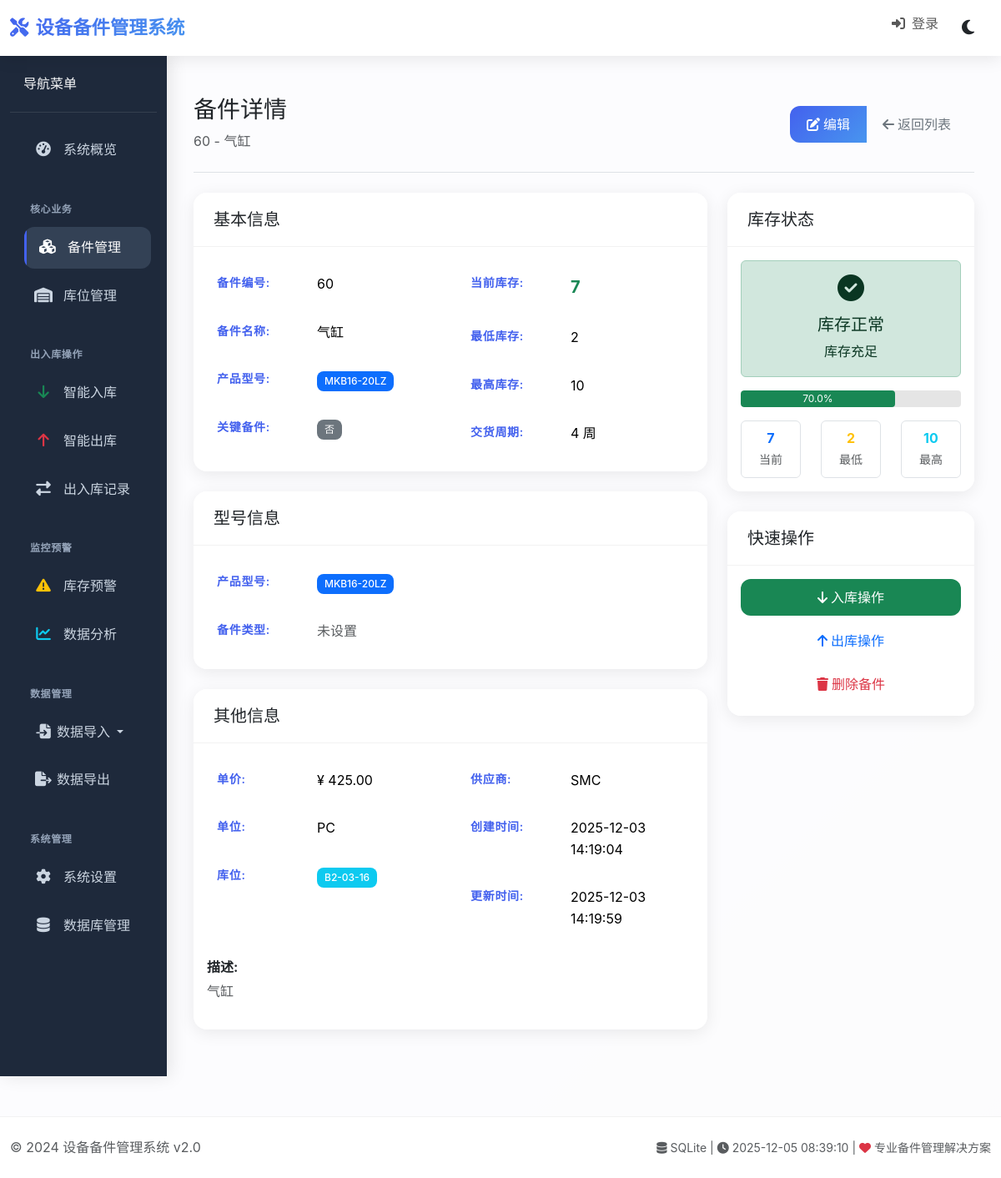
Screenshot of /part/1 with the database file from the repository.
### tables this page shows
CREATE TABLE spare_parts (
                id INTEGER PRIMARY KEY AUTOINCREMENT,
                part_no TEXT UNIQUE NOT NULL,
                name TEXT NOT NULL,
                type TEXT,
                product_model TEXT,
                current_stock INTEGER DEFAULT 0,
                min_stock INTEGER DEFAULT 0,
                max_stock INTEGER DEFAULT 0,
                key_part BOOLEAN DEFAULT FALSE,
                lt_weeks INTEGER DEFAULT 0,
                unit_price REAL DEFAULT 0.0,
                unit TEXT DEFAULT '个',
                location TEXT,
                supplier TEXT,
                description TEXT,
                created_date TIMESTAMP DEFAULT CURRENT_TIMESTAMP,
                updated_date TIMESTAMP DEFAULT CURRENT_TIMESTAMP,
                FOREIGN KEY (location) REFERENCES locations(location_code)
            );

### routes/parts_routes.py (the view)
    @app.route('/part/<int:part_id>')
    def part_detail(part_id):
        try:
            part = get_spare_part_by_id(part_id)
            if not part:
                flash('备件不存在', 'danger')
                return redirect(url_for('parts_list'))
            return render_template('part_detail.html', part=part)
        except Exception as e:
            app.logger.error(f"加载备件详情失败: {str(e)}")
            flash('加载备件详情失败', 'danger')
            return redirect(url_for('parts_list'))

### models/database.py (called while the page is built)
def get_spare_part_by_id(part_id):
    db_manager = DatabaseManager()
    with db_manager.get_connection() as conn:
        cursor = conn.execute('SELECT * FROM spare_parts WHERE id = ?', (part_id,))
        return cursor.fetchone()

    def _init_db(self):
        os.makedirs(os.path.dirname(self.db_path) if os.path.dirname(self.db_path) else '.', exist_ok=True)
        with self._get_raw_connection() as conn:
            conn.execute("PRAGMA foreign_keys = ON")
            conn.execute("PRAGMA journal_mode = WAL")
            conn.execute("PRAGMA synchronous = NORMAL")
            conn.execute("PRAGMA cache_size = 100000")
            conn.execute("PRAGMA temp_store = MEMORY")
            conn.execute("PRAGMA mmap_size = 268435456")
            conn.execute("PRAGMA page_size = 4096")
            conn.execute("PRAGMA busy_timeout = 10000")

    @contextmanager
    def _get_raw_connection(self):
        conn = None
        try:
            conn = sqlite3.connect(
                self.db_path,
                timeout=30.0,
                check_same_thread=False,
                isolation_level=None
            )
            conn.row_factory = sqlite3.Row
            yield conn
        finally:
            if conn:
                conn.close()

### templates/part_detail.html (shortened to what this page needs)
{% extends "base.html" %}
{% block content %}
<div class="d-flex justify-content-between flex-wrap flex-md-nowrap align-items-center pt-3 pb-4 mb-4 border-bottom">
    <div>
        <h1 class="h3 mb-2">备件详情</h1>
        <p class="text-muted mb-0">{{ part[1] }} - {{ part[2] }}</p>
    </div>
    <div class="btn-toolbar mb-2 mb-md-0">
        <div class="btn-group me-2">
            <a href="{{ url_for('edit_part', part_id=part[0]) }}" class="btn btn-primary">
                <i class="fas fa-edit me-1"></i>编辑
            </a>
            <a href="{{ url_for('parts_list') }}" class="btn btn-outline-secondary">
                <i class="fas fa-arrow-left me-1"></i>返回列表
            </a>
        </div>
    </div>
</div>
<div class="row">
    <div class="col-lg-8">
        <div class="card mb-4">
            <div class="card-header">
                <h5 class="card-title mb-0">基本信息</h5>
            </div>
            <div class="card-body">
                <div class="row">
                    <div class="col-md-6">
                        <table class="table table-borderless">
                            <tr>
                                <th width="120">备件编号:</th>
                                <td>{{ part[1] }}</td>
                            </tr>
                            <tr>
                                <th>备件名称:</th>
                                <td>{{ part[2] }}</td>
                            </tr>
                            <tr>
                                <th>产品型号:</th>
                                <td>
                                    {% if part[3] %}
                                    <span class="badge bg-primary">{{ part[3] }}</span>
                                    {% else %}
                                    <span class="text-muted">未设置</span>
                                    {% endif %}
                                </td>
                            </tr>
                            <tr>
                                <th>关键备件:</th>
                                <td>
                                    {% if part[8] %}
                                    <span class="badge bg-warning">是</span>
                                    {% else %}
                                    <span class="badge bg-secondary">否</span>
                                    {% endif %}
                                </td>
                            </tr>
                        </table>
                    </div>
                    <div class="col-md-6">
                        <table class="table table-borderless">
                            <tr>
                                <th width="120">当前库存:</th>
                                <td>
                                    <span class="fw-bold fs-5 {% if part[5] <= part[6] %}text-danger{% elif part[5] <= part[6] * 1.2 %}text-warning{% else %}text-success{% endif %}">
                                        {{ part[5] }}
                                    </span>
                                </td>
                            </tr>
                            <tr>
                                <th>最低库存:</th>
                                <td>{{ part[6] }}</td>
                            </tr>
                            <tr>
                                <th>最高库存:</th>
                                <td>{{ part[7] }}</td>
                            </tr>
                            <tr>
                                <th>交货周期:</th>
                                <td>{{ part[9] }} 周</td>
                            </tr>
                        </table>
                    </div>
                </div>
            </div>
        </div>
        <div class="card mb-4">
            <div class="card-header">
                <h5 class="card-title mb-0">型号信息</h5>
            </div>
            <div class="card-body">
                <div class="row">
                    <div class="col-md-6">
                        <table class="table table-borderless">
                            <tr>
                                <th width="120">产品型号:</th>
                                <td>
                                    {% if part[3] %}
                                    <span class="badge bg-primary">{{ part[3] }}</span>
                                    {% else %}
                                    <span class="text-muted">未设置</span>
                                    {% endif %}
                                </td>
                            </tr>
                            <tr>
                                <th>备件类型:</th>
                                <td>
                                    {% if part[4] %}
                                    <span class="badge bg-secondary">{{ part[4] }}</span>
                                    {% else %}
                                    <span class="text-muted">未设置</span>
                                    {% endif %}
                                </td>
                            </tr>
                        </table>
                    </div>
                </div>
            </div>
        </div>
        <div class="card mb-4">
            <div class="card-header">
                <h5 class="card-title mb-0">其他信息</h5>
            </div>
            <div class="card-body">
                <div class="row">
                    <div class="col-md-6">
                        <table class="table table-borderless">
                            <tr>
                                <th width="120">单价:</th>
                                <td>¥ {{ "%.2f"|format(part[10]) }}</td>
                            </tr>
                            <tr>
                                <th>单位:</th>
                                <td>{{ part[11] or '未设置' }}</td>
                            </tr>
                            <tr>
                                <th>库位:</th>
                                <td>
                                    {% if part[12] %}
                                    <span class="badge bg-info">{{ part[12] }}</span>
                                    {% else %}
                                    <span class="text-muted">未设置</span>
                                    {% endif %}
                                </td>
                            </tr>
                        </table>
                    </div>
                    <div class="col-md-6">
                        <table class="table table-borderless">
                            <tr>
                                <th width="120">供应商:</th>
                                <td>{{ part[13] or '未设置' }}</td>
                            </tr>
                            <tr>
                                <th>创建时间:</th>
                                <td>{{ part[15] }}</td>
                            </tr>
                            <tr>
                                <th>更新时间:</th>
                                <td>{{ part[16] }}</td>
                            </tr>
                        </table>
                    </div>
                </div>
                {% if part[14] %}
                <div class="mt-3">
                    <strong>描述:</strong>
                    <p class="text-muted mt-1">{{ part[14] }}</p>
                </div>
                {% endif %}
            </div>
        </div>
    </div>
    <div class="col-lg-4">
        <div class="card mb-4">
            <div class="card-header">
                <h5 class="card-title mb-0">库存状态</h5>
            </div>
            <div class="card-body text-center">
                {% if part[5] == 0 %}
                <div class="alert alert-danger">
                    <i class="fas fa-exclamation-triangle fa-2x mb-3"></i>
                    <h5>缺货</h5>
                    <p class="mb-0">当前库存为 0</p>
                </div>
                {% elif part[5] <= part[6] %}
                <div class="alert alert-warning">
                    <i class="fas fa-exclamation-circle fa-2x mb-3"></i>
                    <h5>低库存</h5>
                    <p class="mb-0">低于最低库存警戒线</p>
                </div>
                {% else %}
                <div class="alert alert-success">
                    <i class="fas fa-check-circle fa-2x mb-3"></i>
                    <h5>库存正常</h5>
                    <p class="mb-0">库存充足</p>
                </div>
                {% endif %}
                <div class="progress mb-3" style="height: 20px;">
                    {% set progress_percent = (part[5] / part[7] * 100) if part[7] > 0 else 0 %}
                    <div class="progress-bar
                        {% if part[5] <= part[6] %}bg-danger
                        {% elif part[5] <= part[6] * 1.2 %}bg-warning
                        {% else %}bg-success{% endif %}"
                         style="width: {{ progress_percent }}%">
                        {{ "%.1f"|format(progress_percent) }}%
                    </div>
                </div>
                <div class="row text-center">
                    <div class="col-4">
                        <div class="border rounded p-2">
                            <div class="text-primary fw-bold">{{ part[5] }}</div>
                            <small class="text-muted">当前</small>
                        </div>
                    </div>
                    <div class="col-4">
                        <div class="border rounded p-2">
                            <div class="text-warning fw-bold">{{ part[6] }}</div>
                            <small class="text-muted">最低</small>
                        </div>
                    </div>
                    <div class="col-4">
                        <div class="border rounded p-2">
                            <div class="text-info fw-bold">{{ part[7] }}</div>
                            <small class="text-muted">最高</small>
                        </div>
                    </div>
                </div>
            </div>
        </div>
        <div class="card">
            <div class="card-header">
                <h5 class="card-title mb-0">快速操作</h5>
            </div>
            <div class="card-body">
                <div class="d-grid gap-2">
                    <a href="{{ url_for('smart_inbound') }}?part_no={{ part[1] }}" class="btn btn-success">
                        <i class="fas fa-arrow-down me-1"></i>入库操作
                    </a>
                    <a href="{{ url_for('smart_outbound') }}?part_no={{ part[1] }}" class="btn btn-outline-primary">
                        <i class="fas fa-arrow-up me-1"></i>出库操作
                    </a>
                    <button type="button" class="btn btn-outline-danger"
                            onclick="confirmDelete({{ part[0] }}, '{{ part[2] }}')">
                        <i class="fas fa-trash me-1"></i>删除备件
                    </button>
                </div>
            </div>
        </div>
    </div>
</div>
{% endblock %}

### templates/base.html (style rules this page uses)
:root { --primary: #4361ee; --primary-dark: #3a56d4; --secondary: #6c757d; --success: #4cc9f0; --info: #4895ef; --warning: #f72585; --danger: #e63946; --light: #f8f9fa; --dark: #212529; --sidebar-bg: #1e293b; --sidebar-hover: #334155; --card-shadow: 0 4px 20px rgba(0,0,0,0.08); --transition: all 0.3s cubic-bezier(0.4, 0, 0.2, 1); }
body { font-family: -apple-system, BlinkMacSystemFont, 'Segoe UI', 'Microsoft YaHei', Roboto, Oxygen, Ubuntu, Cantarell, 'Open Sans', 'Helvetica Neue', sans-serif; background: linear-gradient(135deg, #667eea 0%, #764ba2 100%); min-height: 100vh; line-height: 1.6; font-weight: 400; }
.card { border: none; border-radius: 1rem; box-shadow: var(--card-shadow); transition: var(--transition); background: rgba(255, 255, 255, 0.95); margin-bottom: 1.5rem; overflow: hidden; }
.card-header { background: rgba(255, 255, 255, 0.9); border-bottom: 1px solid rgba(0,0,0,0.05); padding: 1.25rem 1.5rem; font-weight: 600; }
.table { --bs-table-bg: transparent; margin-bottom: 0; }
.table th { border-top: none; font-weight: 600; color: var(--primary); font-size: 0.875rem; text-transform: uppercase; letter-spacing: 0.05em; padding: 1rem 0.75rem; }
.table td { padding: 1rem 0.75rem; vertical-align: middle; border-color: rgba(0,0,0,0.05); }
.badge { font-size: 0.75em; padding: 0.5em 0.75em; font-weight: 500; border-radius: 0.5rem; }
.btn { border-radius: 0.75rem; font-weight: 500; padding: 0.625rem 1.25rem; transition: var(--transition); border: none; }
.btn-primary { background: linear-gradient(135deg, var(--primary), var(--info)); }
.progress { height: 8px; border-radius: 4px; background: rgba(0,0,0,0.1); }
.progress-bar { border-radius: 4px; }

### rows the page displays
spare_parts: part_no "60", name "气缸", type "MKB16-20LZ", current_stock "7", min_stock "2", max_stock "10", lt_weeks "4", unit_price "425.00", unit "PC", location "B2-03-16", supplier "SMC", created_date "2025-12-03 14:19:04", updated_date "2025-12-03 14:19:59", description "气缸"

### other values shown
{{ "%.1f"|format(progress_percent) }} "70.0"
